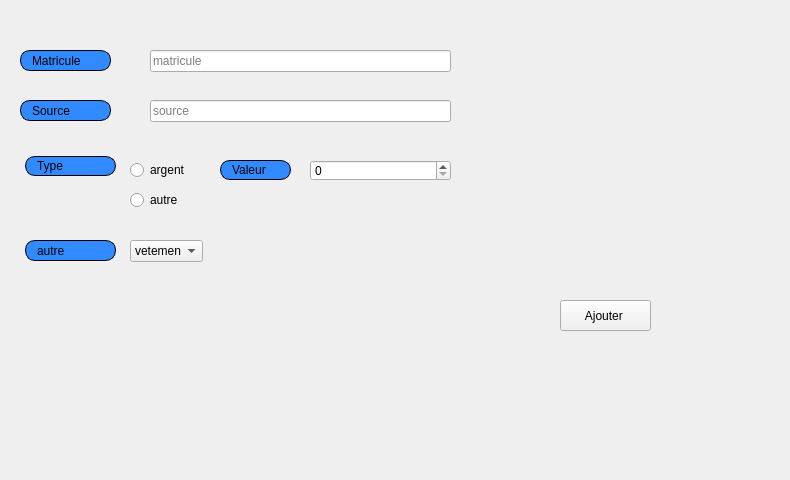
     <widget class="QWidget" name="tab_6">
      <attribute name="icon">
       <iconset>
        <normaloff>../../Downloads/ajou.png</normaloff>../../Downloads/ajou.png</iconset>
      </attribute>
      <attribute name="title">
       <string>Ajouter</string>
      </attribute>
      <widget class="QLabel" name="label">
       <property name="geometry">
        <rect>
         <x>20</x>
         <y>50</y>
         <width>91</width>
         <height>21</height>
        </rect>
       </property>
       <property name="styleSheet">
        <string notr="true">border: 1px solid black;
border-radius: 10px;
padding: 0 8px;
background: #318aff;
font: bold, &quot;Arial&quot;;;
text-align:center;</string>
       </property>
       <property name="text">
        <string>Matricule </string>
       </property>
      </widget>
      <widget class="QLabel" name="label_2">
       <property name="geometry">
        <rect>
         <x>20</x>
         <y>100</y>
         <width>91</width>
         <height>21</height>
        </rect>
       </property>
       <property name="styleSheet">
        <string notr="true">border: 1px solid black;
border-radius: 10px;
padding: 0 8px;
background: #318aff;
font: bold, &quot;Arial&quot;;;
text-align:center;</string>
       </property>
       <property name="text">
        <string>Source</string>
       </property>
      </widget>
      <widget class="QLabel" name="label_3">
       <property name="geometry">
        <rect>
         <x>220</x>
         <y>160</y>
         <width>71</width>
         <height>20</height>
        </rect>
       </property>
       <property name="styleSheet">
        <string notr="true">border: 1px solid black;
border-radius: 10px;
padding: 0 8px;
background: #318aff;
font: bold, &quot;Arial&quot;;;
text-align:center;</string>
       </property>
       <property name="text">
        <string>Valeur </string>
       </property>
      </widget>
      <widget class="QLabel" name="label_4">
       <property name="geometry">
        <rect>
         <x>25</x>
         <y>156</y>
         <width>91</width>
         <height>20</height>
        </rect>
       </property>
       <property name="styleSheet">
        <string notr="true">border: 1px solid black;
border-radius: 10px;
padding: 0 8px;
background: #318aff;
font: bold, &quot;Arial&quot;;;
text-align:center;</string>
       </property>
       <property name="text">
        <string>Type</string>
       </property>
      </widget>
      <widget class="QLineEdit" name="matricule_ajouter_don">
       <property name="geometry">
        <rect>
         <x>150</x>
         <y>50</y>
         <width>301</width>
         <height>22</height>
        </rect>
       </property>
       <property name="placeholderText">
        <string>matricule</string>
       </property>
      </widget>
      <widget class="QLineEdit" name="Source_ajouter_don">
       <property name="geometry">
        <rect>
         <x>150</x>
         <y>100</y>
         <width>301</width>
         <height>22</height>
        </rect>
       </property>
       <property name="text">
        <string/>
       </property>
       <property name="placeholderText">
        <string>source</string>
       </property>
      </widget>
      <widget class="QSpinBox" name="valeur_ajouter_don">
       <property name="geometry">
        <rect>
         <x>310</x>
         <y>160</y>
         <width>141</width>
         <height>21</height>
        </rect>
       </property>
      </widget>
      <widget class="QPushButton" name="ajoute_don">
       <property name="geometry">
        <rect>
         <x>560</x>
         <y>300</y>
         <width>91</width>
         <height>31</height>
        </rect>
       </property>
       <property name="styleSheet">
        <string notr="true">#ajoute_don{
font: bold, &quot;Arial&quot;;;     background-color: qlineargradient(x1: 0, y1: 0, x2: 0, y2: 1,
                                       stop: 0 #dadbde, stop: 1 #f6f7fa);
}
#ajoute_don:pressed {
font: bold, &quot;Arial&quot;;;     background-color: qlineargradient(x1: 0, y1: 0, x2: 0, y2: 1,
                                       stop: 0 #dadbde, stop: 1 #fff07b);}
</string>
       </property>
       <property name="text">
        <string>Ajouter </string>
       </property>
       <property name="icon">
        <iconset resource="ressources.qrc">
         <normaloff>:/images/img/app.png</normaloff>:/images/img/app.png</iconset>
       </property>
      </widget>
      <widget class="QLabel" name="label_21">
       <property name="geometry">
        <rect>
         <x>-40</x>
         <y>-20</y>
         <width>781</width>
         <height>471</height>
        </rect>
       </property>
       <property name="text">
        <string/>
       </property>
       <property name="pixmap">
        <pixmap resource="ressources.qrc">:/images/img/imf.jpg</pixmap>
       </property>
      </widget>
      <widget class="QComboBox" name="autre_ajouter_don">
       <property name="geometry">
        <rect>
         <x>130</x>
         <y>240</y>
         <width>73</width>
         <height>22</height>
        </rect>
       </property>
       <item>
        <property name="text">
         <string>vetement</string>
        </property>
       </item>
       <item>
        <property name="text">
         <string>nourriture</string>
        </property>
       </item>
      </widget>
      <widget class="QLabel" name="label_30">
       <property name="geometry">
        <rect>
         <x>150</x>
         <y>210</y>
         <width>56</width>
         <height>16</height>
        </rect>
       </property>
       <property name="text">
        <string/>
       </property>
      </widget>
      <widget class="QRadioButton" name="argent">
       <property name="geometry">
        <rect>
         <x>130</x>
         <y>160</y>
         <width>97</width>
         <height>20</height>
        </rect>
       </property>
       <property name="text">
        <string>argent</string>
       </property>
      </widget>
      <widget class="QRadioButton" name="autre">
       <property name="geometry">
        <rect>
         <x>130</x>
         <y>190</y>
         <width>97</width>
         <height>20</height>
        </rect>
       </property>
       <property name="text">
        <string>autre</string>
       </property>
      </widget>
      <widget class="QLabel" name="label_33">
       <property name="geometry">
        <rect>
         <x>25</x>
         <y>240</y>
         <width>91</width>
         <height>21</height>
        </rect>
       </property>
       <property name="styleSheet">
        <string notr="true">border: 1px solid black;
border-radius: 10px;
padding: 0 8px;
background: #318aff;
font: bold, &quot;Arial&quot;;;
text-align:center;</string>
       </property>
       <property name="text">
        <string>autre</string>
       </property>
      </widget>
      <zorder>label_21</zorder>
      <zorder>label</zorder>
      <zorder>label_2</zorder>
      <zorder>label_3</zorder>
      <zorder>label_4</zorder>
      <zorder>matricule_ajouter_don</zorder>
      <zorder>Source_ajouter_don</zorder>
      <zorder>valeur_ajouter_don</zorder>
      <zorder>ajoute_don</zorder>
      <zorder>autre_ajouter_don</zorder>
      <zorder>label_30</zorder>
      <zorder>argent</zorder>
      <zorder>autre</zorder>
      <zorder>label_33</zorder>
     </widget>
